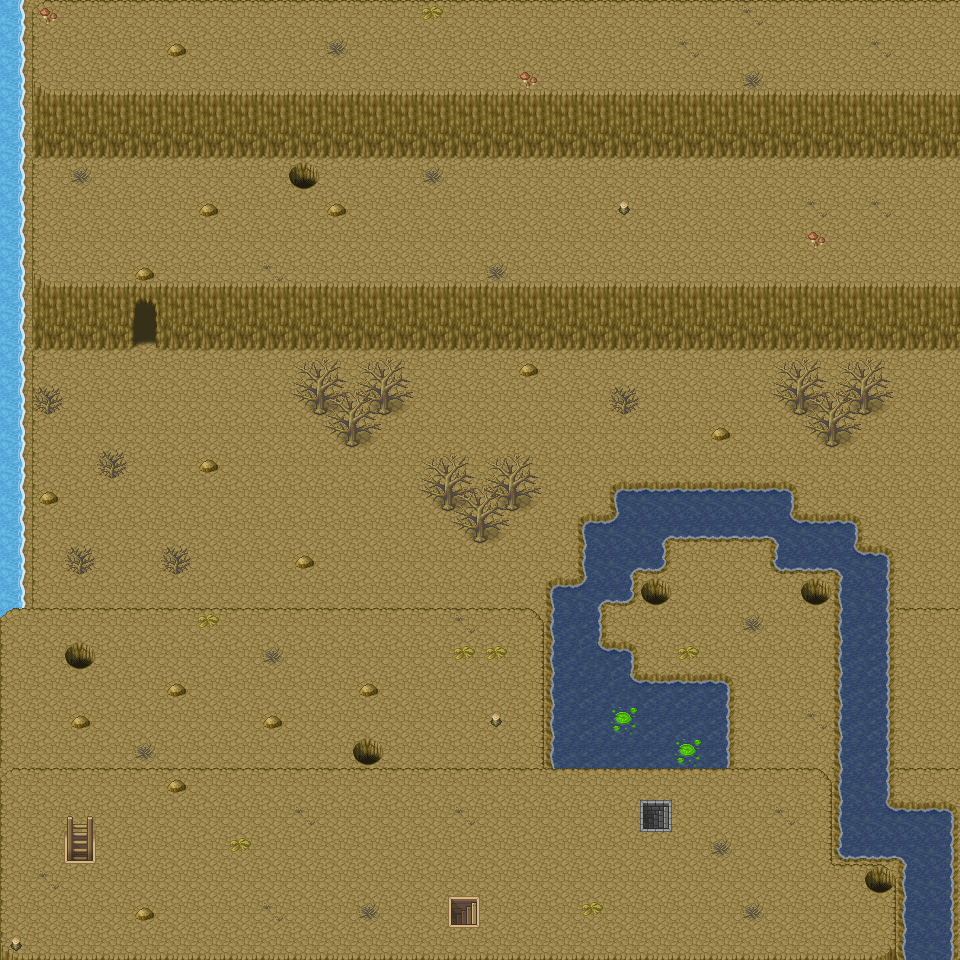

The image is a tile-based game level rendered from a .tmx file. Its description and source (layers, tilesets, objects; grid data summarised) follow:
An orthogonal 30x30 tile map with 32x32 px tiles, 5 tile layers (Ground, Water, Cliffs, Decor, ...), 2 tilesets and 84 objects (35x wall, 14x Teleport, 6x mob, ExitB, EntranceC, ...).

<map version="1.4" tiledversion="1.4.2" orientation="orthogonal" renderorder="right-down" width="30" height="30" tilewidth="32" tileheight="32" infinite="0" nextlayerid="7" nextobjectid="115">
 <properties>
  <property name="music" value="Overworld1.mp3" />
 </properties>
 <tileset firstgid="1" source="Base.tsx" />
 <tileset firstgid="1065" source="[A]Water_pipo.tsx" />
 <layer id="1" name="Ground" width="30" height="30">
  <data>[900 cells, 900 non-empty, 2 distinct tile ids]</data>
 </layer>
 <layer id="2" name="Water" width="30" height="30">
  <data>[900 cells, 102 non-empty, 23 distinct tile ids]</data>
 </layer>
 <layer id="3" name="Cliffs" width="30" height="30">
  <data>[900 cells, 311 non-empty, 12 distinct tile ids]</data>
 </layer>
 <layer id="4" name="Decor" width="30" height="30">
  <data>[900 cells, 68 non-empty, 14 distinct tile ids]</data>
 </layer>
 <layer id="6" name="Decor(top)" width="30" height="30" opacity="0.9">
  <properties>
   <property name="top" type="object" value="0" />
  </properties>
  <data>[900 cells, 35 non-empty, 7 distinct tile ids]</data>
 </layer>
 <objectgroup id="5" name="Objects">
  <object id="2" name="wall" x="0" y="769" width="959" height="3" />
  <object id="3" name="wall" x="888" y="608" width="73" height="3" />
  <object id="4" name="wall" x="0" y="610" width="544" height="3" />
  <object id="5" name="wall" x="544" y="680" width="184" height="88" />
  <object id="6" name="wall" x="544" y="648" width="88" height="32" />
  <object id="7" name="wall" x="552" y="584" width="48" height="64" />
  <object id="8" name="wall" x="584" y="520" width="48" height="80" />
  <object id="9" name="wall" x="616" y="488" width="48" height="80" />
  <object id="10" name="wall" x="664" y="488" width="128" height="48" />
  <object id="11" name="wall" x="776" y="520" width="80" height="48" />
  <object id="12" name="wall" x="840" y="552" width="48" height="216" />
  <object id="13" name="wall" x="32" y="96" width="928" height="56" />
  <object id="14" name="wall" x="160" y="288" width="800" height="56" />
  <object id="15" name="wall" x="32" y="288" width="96" height="56" />
  <object id="16" name="wall" x="128" y="288" width="32" height="8" />
  <object id="17" name="wall" x="0" y="0" width="32" height="608" />
  <object id="27" name="ExitB" x="776" y="584" width="16" height="16" />
  <object id="28" name="Cave4.tmx" type="Teleport" x="800" y="576" width="32" height="32">
   <properties>
    <property name="playerLocation" value="CaveBUp" />
   </properties>
  </object>
  <object id="29" name="Cave4.tmx" type="Teleport" x="640" y="576" width="32" height="32">
   <properties>
    <property name="playerLocation" value="CaveCRight" />
   </properties>
  </object>
  <object id="30" name="EntranceC" x="680" y="584" width="16" height="16" />
  <object id="32" name="ExitC1" x="104" y="648" width="16" height="16" />
  <object id="35" name="EntranceD" x="360" y="712" width="16" height="16" />
  <object id="36" name="wall" x="32" y="-8" width="928" height="8" />
  <object id="37" name="wall" x="0" y="960" width="960" height="8" />
  <object id="38" name="wall" x="-32" y="616" width="32" height="352" />
  <object id="39" name="playerRight" x="920" y="472" width="16" height="16" />
  <object id="40" name="Canyon3.tmx" type="Teleport" x="960" y="352" width="8" height="248">
   <properties>
    <property name="playerLocation" value="playerLeft" />
   </properties>
  </object>
  <object id="41" name="EntranceE" x="136" y="360" width="16" height="16" />
  <object id="43" name="ExitE1" x="104" y="840" width="16" height="16" />
  <object id="48" name="Cave4.tmx" type="Teleport" x="864" y="864" width="32" height="32">
   <properties>
    <property name="playerLocation" value="CaveFUp" />
   </properties>
  </object>
  <object id="49" name="EntranceF" x="840" y="872" width="16" height="16" />
  <object id="50" name="playerRightDown" x="928" y="696" width="16" height="16" />
  <object id="51" name="playerRightTop" x="920" y="40" width="16" height="16" />
  <object id="52" name="Canyon3.tmx" type="Teleport" x="960" y="0" width="8" height="96">
   <properties>
    <property name="playerLocation" value="playerLeftTop" />
   </properties>
  </object>
  <object id="53" name="Canyon3.tmx" type="Teleport" x="960" y="616" width="8" height="152">
   <properties>
    <property name="playerLocation" value="playerLeftDown" />
   </properties>
  </object>
  <object id="58" name="wall" x="832" y="776" width="128" height="80" />
  <object id="59" name="wall" x="896" y="856" width="64" height="104" />
  <object id="60" name="wall" x="824" y="424" width="16" height="24" />
  <object id="61" name="wall" x="856" y="392" width="16" height="24" />
  <object id="62" name="wall" x="792" y="392" width="16" height="24" />
  <object id="63" name="wall" x="472" y="520" width="16" height="24" />
  <object id="64" name="wall" x="504" y="488" width="16" height="24" />
  <object id="65" name="wall" x="440" y="488" width="16" height="24" />
  <object id="66" name="wall" x="344" y="424" width="16" height="24" />
  <object id="67" name="wall" x="376" y="392" width="16" height="24" />
  <object id="68" name="wall" x="312" y="392" width="16" height="24" />
  <object id="69" name="wall" x="608" y="408" width="32" height="8" />
  <object id="70" name="wall" x="160" y="568" width="32" height="8" />
  <object id="71" name="wall" x="64" y="568" width="32" height="8" />
  <object id="72" name="wall" x="96" y="472" width="32" height="8" />
  <object id="73" name="wall" x="32" y="408" width="32" height="8" />
  <object id="74" name="playerRightUp" x="920" y="216" width="16" height="16" />
  <object id="75" name="Canyon3.tmx" type="Teleport" x="960" y="152" width="8" height="136">
   <properties>
    <property name="playerLocation" value="playerLeftUp" />
   </properties>
  </object>
  <object id="77" name="ExitC2" x="328" y="168" width="16" height="16" />
  <object id="78" name="Cave4.tmx" type="Teleport" x="288" y="160" width="32" height="32">
   <properties>
    <property name="playerLocation" value="CaveCUp" />
   </properties>
  </object>
  <object id="79" name="Cave4.tmx" type="Teleport" x="640" y="800" width="32" height="32">
   <properties>
    <property name="playerLocation" value="CaveEBonus" />
   </properties>
  </object>
  <object id="81" name="ExitE2" x="488" y="904" width="16" height="16" />
  <object id="82" name="ExitE3" x="680" y="808" width="16" height="16" />
  <object id="83" name="Cave4.tmx" type="Teleport" x="448" y="896" width="32" height="32">
   <properties>
    <property name="playerLocation" value="CaveEExtra" />
   </properties>
  </object>
  <object id="84" name="Cave4.tmx" type="Teleport" x="352" y="736" width="32" height="32">
   <properties>
    <property name="playerLocation" value="CaveDDown" />
   </properties>
  </object>
  <object id="85" name="Cave4.tmx" type="Teleport" x="128" y="296" width="32" height="40">
   <properties>
    <property name="playerLocation" value="CaveEUp" />
   </properties>
  </object>
  <object id="86" name="Cave4.tmx" type="Teleport" x="64" y="640" width="32" height="32">
   <properties>
    <property name="playerLocation" value="CaveCLeft" />
   </properties>
  </object>
  <object id="87" name="Cave4.tmx" type="Teleport" x="64" y="832" width="32" height="32">
   <properties>
    <property name="playerLocation" value="CaveEDown" />
   </properties>
  </object>
  <object id="88" name="Golem" type="mob" x="232" y="808" width="16" height="16">
   <properties>
    <property name="damage" type="int" value="3" />
    <property name="health" type="int" value="10" />
    <property name="knockback" type="int" value="5" />
    <property name="route1" type="object" value="90" />
    <property name="route2" type="object" value="91" />
    <property name="speed" type="int" value="20" />
   </properties>
  </object>
  </objectgroup>
</map>
<!-- 20 of 84 objects omitted -->
